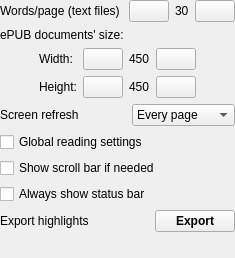
         <widget class="QWidget" name="scrollAreaWidgetContents_2">
          <property name="geometry">
           <rect>
            <x>0</x>
            <y>0</y>
            <width>235</width>
            <height>258</height>
           </rect>
          </property>
          <layout class="QVBoxLayout" name="verticalLayout_3">
           <property name="leftMargin">
            <number>0</number>
           </property>
           <property name="topMargin">
            <number>0</number>
           </property>
           <property name="rightMargin">
            <number>0</number>
           </property>
           <property name="bottomMargin">
            <number>0</number>
           </property>
           <item>
            <layout class="QGridLayout" name="gridLayout_21">
             <item row="1" column="0">
              <widget class="QLabel" name="wordsNumberLabel">
               <property name="text">
                <string>Words/page (text files)</string>
               </property>
              </widget>
             </item>
             <item row="1" column="2">
              <widget class="QPushButton" name="wordsNumberDecBtn">
               <property name="text">
                <string/>
               </property>
               <property name="icon">
                <iconset resource="../eink.qrc">
                 <normaloff>:/resources/minus.png</normaloff>:/resources/minus.png</iconset>
               </property>
              </widget>
             </item>
             <item row="1" column="3">
              <widget class="QLabel" name="wordsNumberValueLabel">
               <property name="text">
                <string>30</string>
               </property>
              </widget>
             </item>
             <item row="1" column="1">
              <spacer name="horizontalSpacer_5">
               <property name="orientation">
                <enum>Qt::Horizontal</enum>
               </property>
               <property name="sizeHint" stdset="0">
                <size>
                 <width>40</width>
                 <height>20</height>
                </size>
               </property>
              </spacer>
             </item>
             <item row="1" column="4">
              <widget class="QPushButton" name="wordsNumberIncBtn">
               <property name="text">
                <string/>
               </property>
               <property name="icon">
                <iconset resource="../eink.qrc">
                 <normaloff>:/resources/plus.png</normaloff>:/resources/plus.png</iconset>
               </property>
              </widget>
             </item>
            </layout>
           </item>
           <item>
            <widget class="QLabel" name="pageSizePageSizeLabel">
             <property name="text">
              <string>ePUB documents' size:</string>
             </property>
            </widget>
           </item>
           <item>
            <layout class="QGridLayout" name="gridLayout_15">
             <property name="bottomMargin">
              <number>0</number>
             </property>
             <item row="2" column="5">
              <widget class="QPushButton" name="pageSizeHeightIncBtn">
               <property name="text">
                <string/>
               </property>
               <property name="icon">
                <iconset resource="../eink.qrc">
                 <normaloff>:/resources/plus.png</normaloff>:/resources/plus.png</iconset>
               </property>
              </widget>
             </item>
             <item row="2" column="2">
              <widget class="QPushButton" name="pageSizeHeightDecBtn">
               <property name="text">
                <string/>
               </property>
               <property name="icon">
                <iconset resource="../eink.qrc">
                 <normaloff>:/resources/minus.png</normaloff>:/resources/minus.png</iconset>
               </property>
              </widget>
             </item>
             <item row="2" column="1">
              <widget class="QLabel" name="label_13">
               <property name="text">
                <string>Height:</string>
               </property>
              </widget>
             </item>
             <item row="1" column="5">
              <widget class="QPushButton" name="pageSizeWidthIncBtn">
               <property name="text">
                <string/>
               </property>
               <property name="icon">
                <iconset resource="../eink.qrc">
                 <normaloff>:/resources/plus.png</normaloff>:/resources/plus.png</iconset>
               </property>
              </widget>
             </item>
             <item row="1" column="0">
              <spacer name="horizontalSpacer_11">
               <property name="orientation">
                <enum>Qt::Horizontal</enum>
               </property>
               <property name="sizeHint" stdset="0">
                <size>
                 <width>40</width>
                 <height>20</height>
                </size>
               </property>
              </spacer>
             </item>
             <item row="1" column="3">
              <widget class="QLabel" name="pageSizeWidthLabel">
               <property name="text">
                <string>450</string>
               </property>
              </widget>
             </item>
             <item row="1" column="2">
              <widget class="QPushButton" name="pageSizeWidthDecBtn">
               <property name="text">
                <string/>
               </property>
               <property name="icon">
                <iconset resource="../eink.qrc">
                 <normaloff>:/resources/minus.png</normaloff>:/resources/minus.png</iconset>
               </property>
              </widget>
             </item>
             <item row="1" column="1">
              <widget class="QLabel" name="label_12">
               <property name="text">
                <string>Width:</string>
               </property>
              </widget>
             </item>
             <item row="2" column="3">
              <widget class="QLabel" name="pageSizeHeightLabel">
               <property name="text">
                <string>450</string>
               </property>
              </widget>
             </item>
             <item row="1" column="6">
              <spacer name="horizontalSpacer_17">
               <property name="orientation">
                <enum>Qt::Horizontal</enum>
               </property>
               <property name="sizeHint" stdset="0">
                <size>
                 <width>40</width>
                 <height>20</height>
                </size>
               </property>
              </spacer>
             </item>
            </layout>
           </item>
           <item>
            <layout class="QGridLayout" name="gridLayout_9">
             <property name="bottomMargin">
              <number>0</number>
             </property>
             <item row="0" column="0">
              <widget class="QLabel" name="screenRefreshLabel">
               <property name="text">
                <string>Screen refresh</string>
               </property>
              </widget>
             </item>
             <item row="0" column="1">
              <spacer name="horizontalSpacer_7">
               <property name="orientation">
                <enum>Qt::Horizontal</enum>
               </property>
               <property name="sizeHint" stdset="0">
                <size>
                 <width>40</width>
                 <height>20</height>
                </size>
               </property>
              </spacer>
             </item>
             <item row="0" column="2">
              <widget class="QComboBox" name="comboBox">
               <item>
                <property name="text">
                 <string>Every page</string>
                </property>
               </item>
               <item>
                <property name="text">
                 <string>1 page</string>
                </property>
               </item>
               <item>
                <property name="text">
                 <string>2 pages</string>
                </property>
               </item>
               <item>
                <property name="text">
                 <string>3 pages</string>
                </property>
               </item>
               <item>
                <property name="text">
                 <string>4 pages</string>
                </property>
               </item>
               <item>
                <property name="text">
                 <string>5 pages</string>
                </property>
               </item>
               <item>
                <property name="text">
                 <string>6 pages</string>
                </property>
               </item>
               <item>
                <property name="text">
                 <string>Never refresh</string>
                </property>
               </item>
              </widget>
             </item>
            </layout>
           </item>
           <item>
            <widget class="QCheckBox" name="globalReadingSettingsCheckBox">
             <property name="text">
              <string>Global reading settings</string>
             </property>
            </widget>
           </item>
           <item>
            <widget class="QCheckBox" name="readerScrollBarCheckBox">
             <property name="text">
              <string>Show scroll bar if needed</string>
             </property>
            </widget>
           </item>
           <item>
            <widget class="QCheckBox" name="menuBarCheckBox">
             <property name="text">
              <string>Always show status bar</string>
             </property>
            </widget>
           </item>
           <item>
            <layout class="QGridLayout" name="gridLayout_16">
             <property name="bottomMargin">
              <number>0</number>
             </property>
             <item row="0" column="2">
              <widget class="QPushButton" name="exportHighlightsBtn">
               <property name="font">
                <font>
                 <weight>75</weight>
                 <bold>true</bold>
                </font>
               </property>
               <property name="text">
                <string>Export</string>
               </property>
              </widget>
             </item>
             <item row="0" column="1">
              <spacer name="horizontalSpacer_12">
               <property name="orientation">
                <enum>Qt::Horizontal</enum>
               </property>
               <property name="sizeHint" stdset="0">
                <size>
                 <width>40</width>
                 <height>20</height>
                </size>
               </property>
              </spacer>
             </item>
             <item row="0" column="0">
              <widget class="QLabel" name="exportHighlightsLabel">
               <property name="text">
                <string>Export highlights</string>
               </property>
              </widget>
             </item>
            </layout>
           </item>
           <item>
            <spacer name="verticalSpacer_4">
             <property name="orientation">
              <enum>Qt::Vertical</enum>
             </property>
             <property name="sizeHint" stdset="0">
              <size>
               <width>20</width>
               <height>40</height>
              </size>
             </property>
            </spacer>
           </item>
          </layout>
         </widget>
